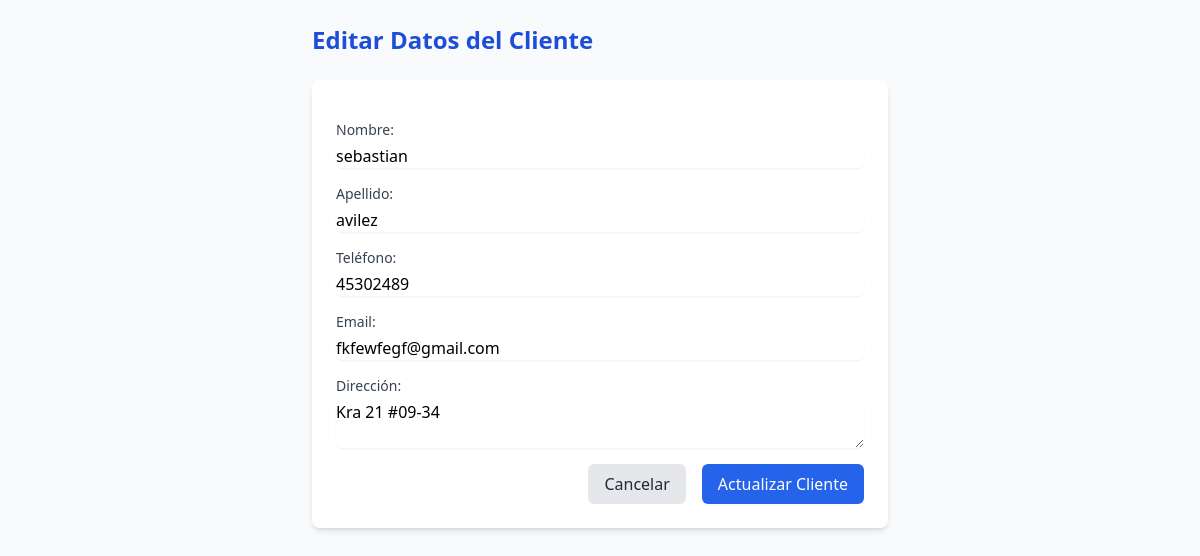
Screenshot of /farmacia_panacea/clientes/actualizar.php?id=1 with the database file from the repository.
### tables this page shows
CREATE TABLE `clientes` (
  `id_cliente` int(11) NOT NULL,
  `nombre` varchar(255) NOT NULL,
  `apellido` varchar(255) DEFAULT NULL,
  `direccion` varchar(255) DEFAULT NULL,
  `telefono` varchar(50) DEFAULT NULL,
  `email` varchar(255) DEFAULT NULL
);

### farmacia_panacea/clientes/actualizar.php (the view, shortened to what this page needs)
<?php
require_once("../db.php");
if (isset($_GET['id'])) {
    $id = $_GET['id'];
    $stmt = $conn->prepare("CALL sp_obtener_cliente_por_id(?)");
    $stmt->bind_param("i", $id);
    $stmt->execute();
    $datos = $stmt->get_result()->fetch_assoc();
} else {
    header("Location: consultar.php");
    exit;
}
?>
<!DOCTYPE html>
<html lang="es">
<head>
    <script src="https://cdn.tailwindcss.com"></script>
</head>
<body class="bg-gray-50 p-6">
<div class="max-w-xl mx-auto">
  <h2 class="text-2xl font-bold mb-6 text-blue-700">Editar Datos del Cliente</h2>
  <form action="actualizar.php" method="post" class="bg-white p-6 rounded-lg shadow-md space-y-4">
    <div>
        <label class="block text-sm font-medium text-gray-700">Nombre:</label>
        <input type="text" name="nombre" value="<?php echo htmlspecialchars($datos['nombre']); ?>" class="mt-1 block w-full border-gray-300 rounded-md shadow-sm" required>
    </div>
    <div>
        <label class="block text-sm font-medium text-gray-700">Apellido:</label>
        <input type="text" name="apellido" value="<?php echo htmlspecialchars($datos['apellido']); ?>" class="mt-1 block w-full border-gray-300 rounded-md shadow-sm" required>
    </div>
    <div>
        <label class="block text-sm font-medium text-gray-700">Teléfono:</label>
        <input type="text" name="telefono" value="<?php echo htmlspecialchars($datos['telefono']); ?>" class="mt-1 block w-full border-gray-300 rounded-md shadow-sm" required>
    </div>
    <div>
        <label class="block text-sm font-medium text-gray-700">Email:</label>
        <input type="email" name="email" value="<?php echo htmlspecialchars($datos['email']); ?>" class="mt-1 block w-full border-gray-300 rounded-md shadow-sm" required>
    </div>
    <div>
        <label class="block text-sm font-medium text-gray-700">Dirección:</label>
        <textarea name="direccion" class="mt-1 block w-full border-gray-300 rounded-md shadow-sm" required><?php echo htmlspecialchars($datos['direccion']); ?></textarea>
    </div>
    <div class="flex justify-end space-x-4">
        <a href="consultar.php" class="bg-gray-200 text-gray-800 px-4 py-2 rounded-md hover:bg-gray-300">Cancelar</a>
        <button type="submit" class="bg-blue-600 text-white px-4 py-2 rounded-md hover:bg-blue-700">Actualizar Cliente</button>
    </div>
  </form>
</div>
</body>
</html>

### rows the page displays
clientes: nombre "sebastian", apellido "avilez", telefono "45302489", email "fkfewfegf@gmail.com", direccion "Kra 21 #09-34"
